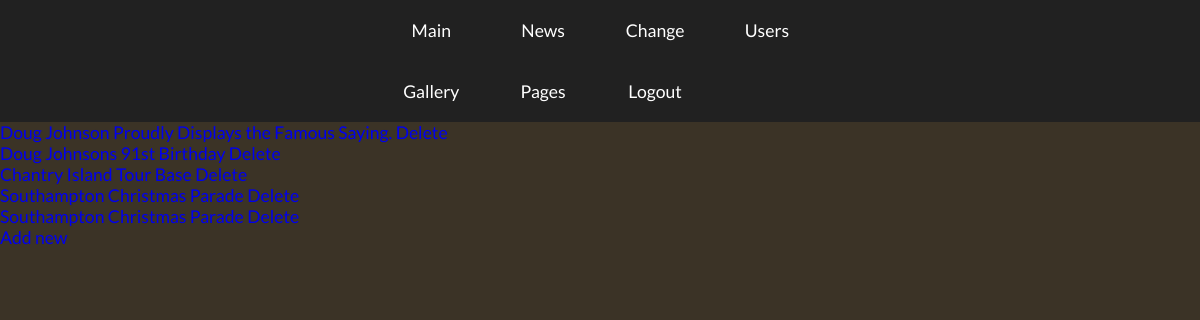
The app's page /admin/news (signed in) with its own data.
### tables this page shows
CREATE TABLE `admin_menu` (
  `id` int(11) NOT NULL AUTO_INCREMENT,
  `name` varchar(30) DEFAULT NULL,
  `link` varchar(60) DEFAULT NULL,
  `parent` int(11) DEFAULT NULL,
  `sort` int(11) DEFAULT NULL,
  `active` int(11) DEFAULT '1',
  PRIMARY KEY (`id`),
  KEY `admin_menu_admin_menu_id_fk` (`parent`),
  CONSTRAINT `admin_menu_admin_menu_id_fk` FOREIGN KEY (`parent`) REFERENCES `admin_menu` (`id`)
);

CREATE TABLE `news` (
  `id` int(11) NOT NULL AUTO_INCREMENT,
  `img` varchar(200) DEFAULT NULL,
  `title` varchar(200) DEFAULT NULL,
  `text` text,
  `date` datetime DEFAULT NULL,
  PRIMARY KEY (`id`)
);

### system/Controller.php (called while the page is built, shortened)
<?php
abstract class Controller
{
	private $__viewDir;
	protected $_template;
	public function __construct(){
		$class = new ReflectionClass($this);
		$this->__viewDir = realpath(dirname($class->getFileName()).'/../views');
		$this->_template = Config::get('global')['site_template'];
	}
	protected function render(string $view, array $data){
		$__content = $this->renderPartial($view, $data, true);
		require $_SERVER['DOCUMENT_ROOT'].'/templates/'.$this->_template.'.php';
	}
	protected function renderPartial(string $view, array $data, $return = false){
		if(file_exists($this->__viewDir.'/'.$view.'.php')){
			extract($data);
			require $this->__viewDir.'/'.$view.'.php';
			$__content =  ob_get_clean();
		}else{
			if (Config::get('global')['debug']){
				App::getInstance()->showError('File '.$this->viewDir.'/'.$view.'.php was not found');
			}else{
				App::getInstance()->redirect('/404');
			}
		}
		if($return){
			return $__content;
		}
	}
}

### modules/news/controllers/BackendController.php (called while the page is built, shortened)
<?php
class BackendController extends \BController
{
	public function actionNews(){
		$news_model = \App::getInstance()->loadModel('news/news');
		$data = [
			'news' => $news_model->getNews(0)
		];
		$this->render('backend/news', $data);
	}
}

### system/App.php (called while the page is built, shortened)
<?php
trait Singleton {
	static private $instance = null;
	static public function getInstance() {
		return
			self::$instance===null
				? self::$instance = new static()
				: self::$instance;
	}
}
class App
{
	private $__route;
	public function setRoute(Router $route){
		$this->__route = $route;
	}
	public function execute($return = false){
		$controller = $this->__route->getController();
		$action = $this->__route->getAction();
		if($return){
			return $controller->$action();
		}
		$controller->$action();
	}
	public function loadModel(string $path): Model {
		list($module, $model) = explode('/', $path);
		$model = ucfirst($model).'Model';
		return new $model;
	}
	public function loadController(string $path, $return = true){
		list($module, $controllerName, $actionName) = explode('/', $path);
		$controllerName = ucfirst($controllerName).'Controller';
		$actionName = 'action'.ucfirst($actionName);
		$this->__route->setController($module, $controllerName, $actionName);
		if($return){
			return $this->execute(true);
		}
	}
}

### index.php (called while the page is built, shortened)
<?php
require_once("config.php");
App::getInstance()->execute();

### system/Model.php (called while the page is built, shortened)
<?php
abstract class Model
{
	protected $_pdo;
	function __construct(){
		if(Config::get('db')){
            $dsn = 'mysql:host='.Config::get('db')['host'].';dbname='.Config::get('db')['database'].';charset=utf8';
		}else{
			$dsn = 'mysql:host='.getenv('DB_HOST').';dbname='.getenv('DB_NAME').';charset=utf8';
		}
		$opt = array(
			PDO::ATTR_ERRMODE               => PDO::ERRMODE_EXCEPTION,
			PDO::ATTR_DEFAULT_FETCH_MODE    => PDO::FETCH_ASSOC,
		);
		if(Config::get('db')){
			$this->_pdo = new PDO($dsn, Config::get('db')['user'],Config::get('db')['pass'], $opt);
		}else{
			$this->_pdo = new PDO($dsn, getenv('DB_USER'),getenv('DB_PASS'), $opt);
		}
	}
	protected function queryRows(string $sql, array $data = []): array {
		$stmt = $this->_pdo->prepare($sql);
		$stmt->execute($data);
		$data = [];
		foreach ($stmt as $row){
			$data[] = $row;
		}
		return $data;
	}
}

### modules/news/models/NewsModel.php (called while the page is built, shortened)
<?php
class NewsModel extends \Model
{
	public function getNews (int $page = 1) :array {
		$sql = "SELECT img, title, text, date, id FROM news
				ORDER BY date DESC
				LIMIT :start_news, :max_news ";
		if(!$page){
			$sql = "SELECT img, title, text, date, id FROM news ORDER BY date DESC ";
		}
		$stmt = $this->_pdo->prepare($sql);
		$stmt->execute();
		$data = [];
		foreach ($stmt as $row){
			$data[] = $row;
		}
		return $data;
	}
}

### config.php (called while the page is built, shortened)
<?php
class Config
{
	private static $__data = [
		'global' => [
			'debug' => true,
			'site_template' => 'frontend',
			'admin_template' => 'backend',
			'css_dir' => '/static/css/',
			'js_dir' => '/static/js/',
			'news_limit' => 4,
			'SendGridAPI_key' => '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',
			'feedback_mail' => 'zaloznyi.sasha@gmail.com'
		],
		'routes' => [
			'admin' => 'user/BackendController/actionIndex',
			'admin/login' => 'user/BackendController/actionLogin',
			'admin/logout' => 'user/BackendController/actionLogout',
			'admin/users' => 'user/BackendController/actionUserList',
			'admin/user/delete/(\d+)' => 'user/BackendController/actionDelete/id:$1',
			'admin/user/add' => 'user/BackendController/actionAdd',
			'admin/user/change' => 'user/BackendController/actionChange',
			'admin/pages' => 'pages/BackendController/actionPages',
			'admin/page/edit/(\d+)' => 'pages/BackendController/actionEdit/id:$1',
			'admin/gallery' => 'pages/BackendController/actionGallery',
			'admin/gallery/add' => 'pages/BackendController/actionAddImage',
			'admin/gallery/edit/(\d+)' => 'pages/BackendController/actionEditImage/id:$1',
			'admin/gallery/delete/(\d+)' => 'pages/BackendController/actionDeleteImage/id:$1',
			'admin/news' => 'news/BackendController/actionNews',
			'admin/news/add' => 'news/BackendController/actionAdd',
			'admin/news/edit/(\d+)' => 'news/BackendController/actionEdit/id:$1',
			'admin/news/delete/(\d+)' => 'news/BackendController/actionDelete/id:$1',
			'' => 'pages/FrontendController/actionPage',
			'contact' => 'pages/FrontendController/actionContact',
			'404' => 'system/ErrorController/action404',
			'page/([a-z-]+)' => 'pages/FrontendController/actionPage/alias:$1',
			'gallery' => 'pages/FrontendController/actionGallery',
			'gallery/(\d+)' => 'pages/FrontendController/actionImage/id:$1',
			'news' => 'news/FrontendController/actionNews',
			'news/(\d+)' => 'news/FrontendController/actionNews/page:$1',
		],
	];
	public static function get(string $name): array {
		return isset(self::$__data[$name]) ? self::$__data[$name] : [];
	}
}

### modules/menu/controllers/BackendController.php (called while the page is built, shortened)
<?php
class BackendController extends \BController
{
	public function actionMenu(){
		$model = \App::getInstance()->loadModel('menu/backendMenu');
		$data = [
			'menuList' => $model->getMenu(),
		];
		return $this->renderPartial('backend/menu', $data, true);
	}
}

### modules/menu/models/BackendMenuModel.php (called while the page is built, shortened)
<?php
class BackendMenuModel extends \Model
{
	public function getMenu(): array {
		$sql = 'SELECT am.name, am.link FROM admin_menu am
				LEFT JOIN admin_menu_roles amr ON amr.menu_id = am.id
				WHERE am.active = :active
				AND amr.role_id  = :user
				ORDER BY sort';
		return $this->queryRows($sql, ['active' => 1, 'user' => $_SESSION['user']['role']]);
	}
}

### modules/news/views/backend/news.php (the view)
<ul>
	<?php foreach ($news as $news_article): ?>
		<li>
			<a href="/admin/news/edit/<?php echo $news_article['id']?>"><?php echo $news_article['title']?></a>
			<a href="/admin/news/delete/<?php echo $news_article['id']?>">Delete</a>
		</li>
	<?php endforeach; ?>
</ul>
<a href="/admin/news/add">Add new</a>

### modules/menu/views/backend/menu.php
<nav class="control_menu">
    <div class="wrapper_small">
        <ul>
            <?php foreach ($menuList as $item): ?>
                <li><a href="<?php echo $item['link'];?>"><?php echo $item['name'];?></a></li>
            <?php endforeach; ?>
        </ul>
    </div>
</nav>

### static/css/admin.css (style rules this page uses)
.padded_Y, .login_main, .control_menu ul li a, #users { padding-top: 20px; padding-bottom: 20px; }
.before_after_fixed, body:before, .new_user.del:before, .new_user.add:before { content: ""; position: fixed; top: 0; left: 0; width: 100%; height: 100%; }
ul { padding: 0; margin: 0; list-style: none; }
a { display: inline-block; text-decoration: none; cursor: pointer; }
body { font-family: 'Lato', sans-serif; background: url(../img/bg_login_big.jpg) no-repeat; background-size: cover; color: #fff; font-size: 1.1em; position: relative; padding: 0; margin: 0; }
body:before { background-color: rgba(25, 16, 0, 0.85); z-index: -1; }
.transition, a, input, select, input[type="submit"], .control_menu ul li, .new_user.del:before, .new_user.add:before { -webkit-transition: all .3s ease-in; transition: all .3s ease-in; }
.wrapper, .wrapper_small { max-width: 1000px; width: 95%; margin: 0 auto; position: relative; }
.wrapper_small { max-width: 450px; }
.control_menu { background-color: #212121; width: 100%; }
.control_menu ul li { display: inline-block; margin-right: -4px; width: 25%; text-align: center; }
.control_menu ul li a { color: #fff; display: block; }

### records on screen
admin_menu: name "Main"
admin_menu: name "News"
admin_menu: name "Change"
admin_menu: name "Users"
admin_menu: name "Gallery"
admin_menu: name "Pages"
admin_menu: name "Logout"
news: title "Doug Johnson Proudly Displays the Famous Saying."
news: title "Doug Johnsons 91st Birthday"
news: title "Chantry Island Tour Base"
news: title "Southampton Christmas Parade"
news: title "Southampton Christmas Parade"
